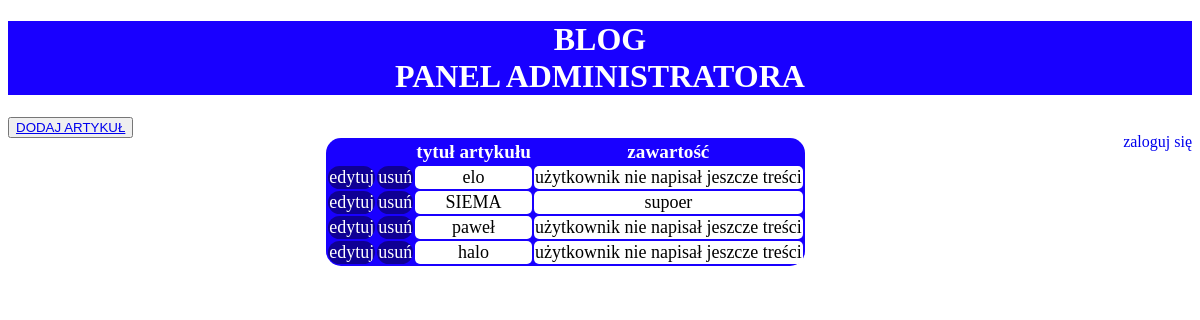
/PROJEKT/panel.php, run on an earlier commit of the app's database.
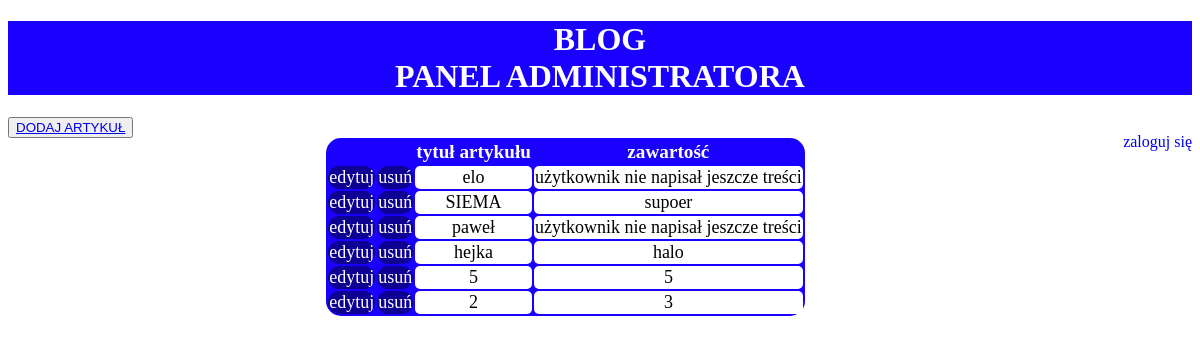
And on a later commit of the database.
### tables this page shows
CREATE TABLE `articles` (
  `article_id` mediumint(9) NOT NULL,
  `title` text NOT NULL,
  `content` text NOT NULL DEFAULT 'użytkownik nie napisał jeszcze treści',
  `summary` text NOT NULL DEFAULT 'użytkownik nie napisał jeszcze treści'
);

### PROJEKT/panel.php (the view, shortened to what this page needs)
<?php
require_once('config.php');
?>
<!DOCTYPE html>
<html lang="en">
<head>
    <link rel="stylesheet" href="style.css">
</head>
<body>
    <header>
        <a href="index.php"><h1>BLOG <br> PANEL ADMINISTRATORA</h1></a>
        <a id="login" href="login.php"><p>zaloguj się</p></a>
    </header>
    <main>
        <button href="dodaj.php"><a href="dodaj.php">DODAJ ARTYKUŁ</a></button>
    <?php
    $sql = "SELECT * FROM blog.articles";
    $stmt = $mysqli->prepare($sql);
    $stmt ->execute();
    $wynik = $stmt->get_result();
    echo "<table> <tr> <th></th><th></th> <th>tytuł artykułu</th> <th>zawartość</th> </tr>";
    while($article = $wynik->fetch_assoc()) {
        echo '<tr> <td id="otworz"> <a href="edytuj.php?id=' . $article['article_id'] .'" id="edit">edytuj</a></td> <td id="otworz"><a href="usun.php?id=' . $article['article_id'] .'" id="usun">usuń</a> </td> <td>' . $article['title'] . "</td> <td>". $article['summary'] . "</td> </tr>";
    }
    echo "</table>";
    ?>
    </main>
</body>
</html>

What changed in the data, as far as the page shows it:
removed articles: title "halo", summary "użytkownik nie napisał jeszcze treści"
added articles: title "hejka", summary "halo"
added articles: title "5", summary "5"
added articles: title "2", summary "3"
